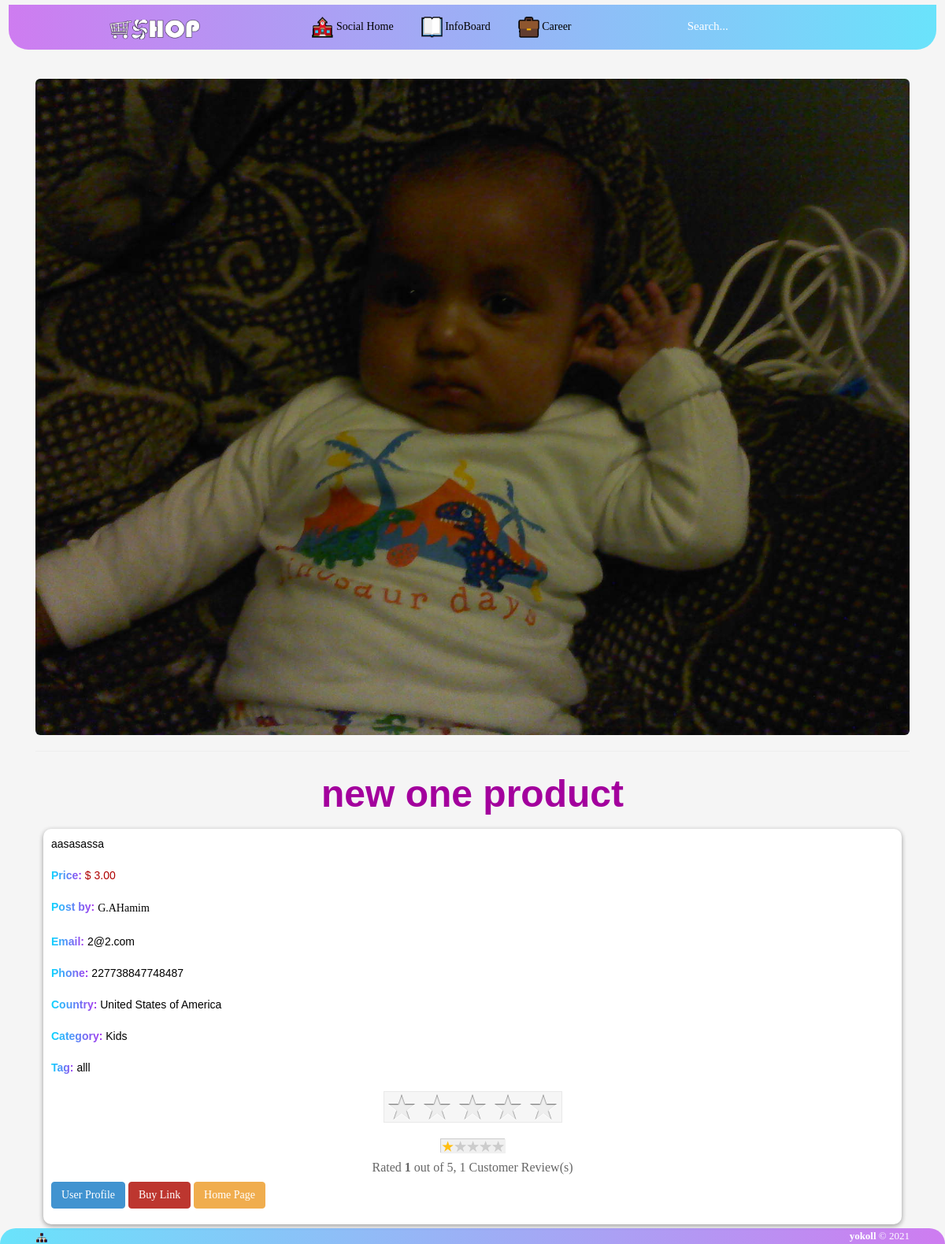
/dukan_fullview.php?id=2, run on the app's committed database.
### tables this page shows
CREATE TABLE IF NOT EXISTS `shop_post` (
`id` int(11) NOT NULL,
  `member_id` varchar(100) NOT NULL,
  `country` varchar(50) NOT NULL,
  `product_poster` varchar(100) NOT NULL,
  `email` varchar(50) NOT NULL,
  `phone` varchar(20) NOT NULL,
  `product_name` varchar(200) NOT NULL,
  `content` text NOT NULL,
  `price` decimal(10,2) NOT NULL,
  `catagory` varchar(100) NOT NULL,
  `product_name_link` varchar(500) NOT NULL,
  `button_link` varchar(500) NOT NULL,
  `tag` text NOT NULL,
  `image` varchar(500) NOT NULL
);

### dukan_fullview.php (the view, shortened to what this page needs)
<?php include 'bin/access/shop/header.php';?>
<?php
                            $product_id=$_GET['id'];
							$hamim3 = mysql_query("SELECT * FROM shop_post where id='$product_id'");
								while($tuhan3 = mysql_fetch_array($hamim3))
							 {
                                 ?>
<div class="container">
<div class="row">
    <div class="col-md-12">
        <div align="center">
        <img src="http://localhost/social/bin/access/images/member/shop/<?php echo $tuhan3['image'];?>" class="img-responsive img-rounded">
    <hr/>
    <font size="7px" color="#a3009d" style="font-weight: bold;"><b><?php echo $tuhan3['product_name'];?></b></font>
    </div>
    </div>
    <div class="col-md-12">
    <div class="right_box_main">
         <div class="right_box">
    <div  style="line-height: 1.4;">
        <?php echo $tuhan3['content'];?><br/><br/>
    </div>
    <span class="pro_span"><font style="font-weight: bold;">Price:&nbsp; </font></span><font color="#af0000"> $ <?php echo $tuhan3['price'];?></font><br/><br/>
             <span class="pro_span"><font style="font-weight: bold;">Post by:&nbsp; </font></span><a target="_blank" href="http://localhost/social/user/<?php echo $tuhan3['member_id'];?>"><?php echo $tuhan3['product_poster'];?></a><br/><br/>
              <span class="pro_span"><font style="font-weight: bold;">Email:&nbsp; </font></span> <?php echo $tuhan3['email'];?><br/><br/>
             <span class="pro_span"><font style="font-weight: bold;">Phone:&nbsp; </font></span> <?php echo $tuhan3['phone'];?><br/><br/>
             <span class="pro_span"><font style="font-weight: bold;">Country:&nbsp; </font></span> <?php echo $tuhan3['country'];?><br/><br/>
             <span class="pro_span"><font style="font-weight: bold;">Category:&nbsp; </font></span> <?php echo $tuhan3['catagory'];?><br/><br/>
             <span class="pro_span"><font style="font-weight: bold;">Tag:&nbsp; </font></span> <?php echo $tuhan3['tag'];?><br/><br/>
<?php
    $post_id = $_GET['id'];
?>
    <div class="rate">
        <div id="1" class="btn-1 rate-btn"></div>
        <div id="2" class="btn-2 rate-btn"></div>
        <div id="3" class="btn-3 rate-btn"></div>
        <div id="4" class="btn-4 rate-btn"></div>
        <div id="5" class="btn-5 rate-btn"></div>
    </div>
<br>
    <div class="box-result">
        <?php
            $query = mysql_query("SELECT * FROM shop_star where id_post='$post_id'");
                while($data = mysql_fetch_assoc($query)){
                    $rate_db[] = $data;
                    $sum_rates[] = $data['rate'];
                }
                if(@count($rate_db)){
                    $rate_times = count($rate_db);
                    $sum_rates = array_sum($sum_rates);
                    $rate_value = $sum_rates/$rate_times;
                }else{
                    $rate_times = 0;
                    $rate_value = 0;
                    $rate_bg = 0;
                }
        ?>
    <div class="result-container">
        <div class="rate-stars"></div>
    </div>
        <p style="margin:5px 0px; font-size:16px; text-align:center">Rated <strong><?php echo substr($rate_value,0,3); ?></strong> out of 5, <?php echo $rate_times; ?> Customer Review(s)</p>
    </div>
             <a target="_blank" href="http://localhost/social/user/<?php echo $tuhan3['member_id'];?>"><button class="btn btn-info">User Profile</button></a>
             <a target="_blank" href="<?php echo $tuhan3['button_link'];?>"><button class="btn btn-danger">Buy Link</button></a>
             <a target="_blank" href="<?php echo $tuhan3['product_name_link'];?>"><button class="btn btn-warning">Home Page</button></a>
             <br/><br/>
        </div>
        </div>
    </div>
    </div>
</div>
                                <?php
                             }
                                 ?>
<?php include 'bin/access/index/footer.php';?>

### bin/access/css/main.css (style rules this page uses)
* { margin: 0px; padding: 0px; box-sizing: border-box; }
body, html { height: 100%; font-family: Poppins-Regular, sans-serif; color: #000000; }
a { font-family: Poppins-Regular; font-size: 14px; line-height: 1.7; color: #000000; margin: 0px; transition: all 0.4s; -webkit-transition: all 0.4s; -o-transition: all 0.4s; -moz-transition: all 0.4s; }
p { font-family: Poppins-Regular; font-size: 14px; line-height: 1.7; color: #666666; margin: 0px; }
button { outline: none !important; border: none; background: transparent; }

### bin/access/css/star.css (style rules this page uses)
.rate { width:227px; height: 40px; border:#e9e9e9 1px solid; background-color: #f6f6f6; margin:0px auto; margin-bottom:0px; }
.rate .rate-btn { width: 45px; height:40px; float: left; background: url(http://localhost/social/bin/access/images/icon/star/rate-btn.png) no-repeat; cursor: pointer; }
.result-container { width: 82px; height: 18px; position: relative; background-color: #ccc; border: #ccc 1px solid; margin:auto; }
.rate-stars { width: 82px; height: 18px; background: url(http://localhost/social/bin/access/images/icon/star/rate-stars.png) no-repeat; position: absolute; }

### bin/access/css/yokoll.css (style rules this page uses)
body,html,.row-offcanvas { height:100%; }
body { padding-top: 0px; }
.right_box_main { max-width:100%; padding: 10px 10px 10px 10px; }
.right_box { width:100% auto; box-shadow: 0 2px 6px 0 rgba(0, 0, 0, 0.2), 0 2px 6px 0 rgba(0, 0, 0, 0.19); margin-bottom:15px; padding:10px 10px 0px 10px; border-radius:10px; background-color:#FFFFFF; }
.pro_span { background: linear-gradient(to right, rgba(13, 215, 255,10.0) , rgba(180, 43, 237,10.0)); -webkit-background-clip: text; -webkit-text-fill-color: transparent; float:left; max-width: 100%; }

### data on the page
shop_post: image (picture), product_name "new one product", content "aasasassa", price "3.00", product_poster "G.AHamim", email "2@2.com", phone "227738847748487", country "United States of America", catagory "Kids", tag "alll", rate_value "1", rate_times "1"
